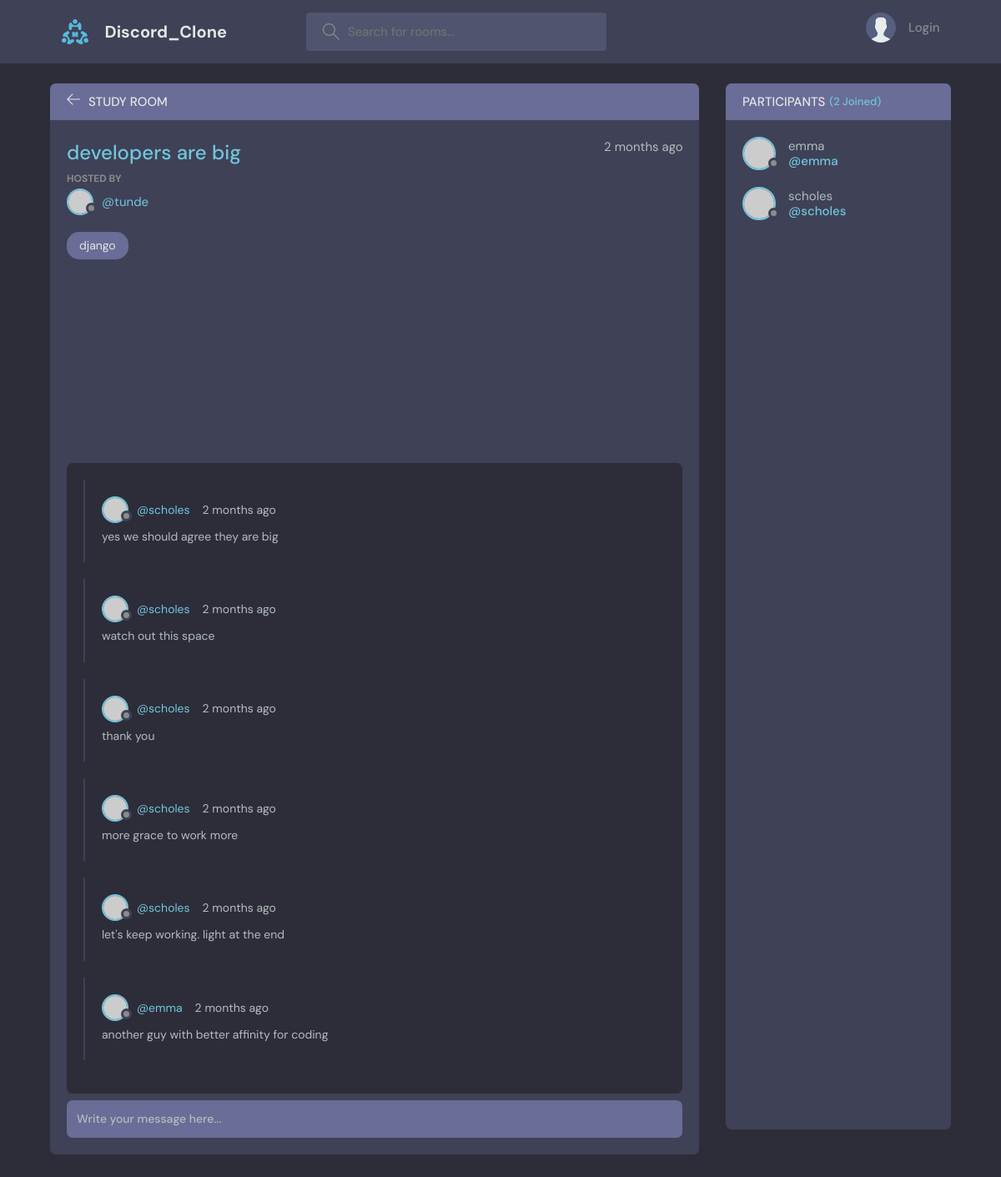
Page /room/3 on the committed database.
### base/models.py (models this page shows, shortened)
class Room(models.Model):
    host  = models.ForeignKey(User, on_delete=models.SET_NULL, null=True)
    topic = models.ForeignKey(Topic, on_delete=models.SET_NULL, null=True)
    participants = models.ManyToManyField(User, related_name='participants', blank=True)
    name = models.CharField(max_length=200)
    description = models.TextField(null=True, blank=True)
    updated = models.DateTimeField(auto_now=True)
    created = models.DateTimeField(auto_now_add=True)
    class Meta:
        ordering = ['-updated', '-created']

class Topic(models.Model):
    name = models.CharField(max_length=200)
    def __str__(self):
        return self.name[:100]

class Message(models.Model):
    user = models.ForeignKey(User, on_delete=models.CASCADE)
    room  = models.ForeignKey(Room, on_delete=models.CASCADE) #for one to many relationship
    body = models.TextField()
    updated = models.DateTimeField(auto_now=True)
    created = models.DateTimeField(auto_now_add=True)
    class Meta:
        ordering = ['-updated', '-created']

### base/views.py (the view, shortened to what this page needs)
# urls.py: path('room/<str:pk>', views.room, name ='room'),
def room(request, pk):
    room = Room.objects.get(id = pk)
    room_messages = room.message_set.all()  #.order_by('-created') can also be controlled globally in the model
    participants = room.participants.all()
    context = {'room' : room, 'room_messages' : room_messages, 'participants' : participants}
    return render(request, 'base/room.html', context) # when this function is called take the user to room.html

### base/templates/base/room.html (shortened to what this page needs)
{% extends 'main.html' %}{% block content%}
<main class="profile-page layout layout--2">
    <div class="container">
        <div class="room">
            <div class="room__top">
                <div class="room__topLeft">
                    <a href="{% url 'home' %}">
                        <svg version="1.1" xmlns="http://www.w3.org/2000/svg" width="32" height="32" viewBox="0 0 32 32">
              <title>arrow-left</title>
              <path
                d="M13.723 2.286l-13.723 13.714 13.719 13.714 1.616-1.611-10.96-10.96h27.625v-2.286h-27.625l10.965-10.965-1.616-1.607z"
              ></path>
            </svg>
                    </a>
                    <h3>Study Room</h3>
                </div>
            </div>
            <div class="room__box scroll">
                <div class="room__header scroll">
                    <div class="room__info">
                        <h3>{{room.name}}</h3>
                        <span>{{room.created|timesince}} ago</span>
                    </div>
                    <div class="room__hosted">
                        <p>Hosted By</p>
                        <a href="{% url 'profile' room.host.id %}" class="room__author">
                            <div class="avatar avatar--small">
                                <img src="https://randomuser.me/api/portraits/men/37.jpg" />
                            </div>
                            <span>@{{room.host.username}}</span>
                        </a>
                    </div>
                    <span class="room__topics">{{room.topic}}</span>
                </div>
                <div class="room__conversation">
                    <div class="threads scroll">
                        {% for room_message in room_messages %}
                        <div class="thread">
                            <div class="thread__top">
                                <div class="thread__author">
                                    <a href="{% url 'profile' room_message.user.id %}}" class="thread__authorInfo">
                                        <div class="avatar avatar--small">
                                            <img src="https://randomuser.me/api/portraits/men/37.jpg" />
                                        </div>
                                        <span>@{{room_message.user.username}}</span>
                                    </a>
                                    <span class="thread__date">{{room_message.created|timesince}} ago</span
                  >
                </div>
              </div>
              <div class="thread__details">{{room_message.body}}</div>
            </div>
            {%endfor%}
          </div>
        </div>
      </div>
      <div class="room__message">
        <form action=""  method = 'POST'>
          <input name="" placeholder="Write your message here..." />
        </form>
      </div>
    </div>
    <div class="participants">
      <h3 class="participants__top">
        Participants <span>({{participants.count}} Joined)</span>
                                    </h3>
                                    <div class="participants__list scroll">
                                        {%for user in participants%}
                                        <a href="{% url 'profile' user.id %}" class="participant">
                                            <div class="avatar avatar--medium">
                                                <img src="https://randomuser.me/api/portraits/men/37.jpg" />
                                            </div>
                                            <p>
                                                {{user.username}}
                                                <span>@{{user.username}}</span>
                                            </p>
                                        </a>
                                        {%endfor%}
                                    </div>
                                </div>
                            </div>
</main>
{%endblock content%}

### rows in the picture
Room: name "developers are big", created "2 months", host.username "tunde", topic "django"
Message: user.username "scholes", created "2 months", body "yes we should agree they are big"
Message: user.username "scholes", created "2 months", body "watch out this space"
Message: user.username "scholes", created "2 months", body "thank you"
Message: user.username "scholes", created "2 months", body "more grace to work more"
Message: user.username "scholes", created "2 months", body "let's keep working. light at the end"
Message: user.username "emma", created "2 months", body "another guy with better affinity for coding"

### other values in the picture
{{ participants.count }} "2"
{{ user.username }} "emma"
{{ user.username }} "scholes"
